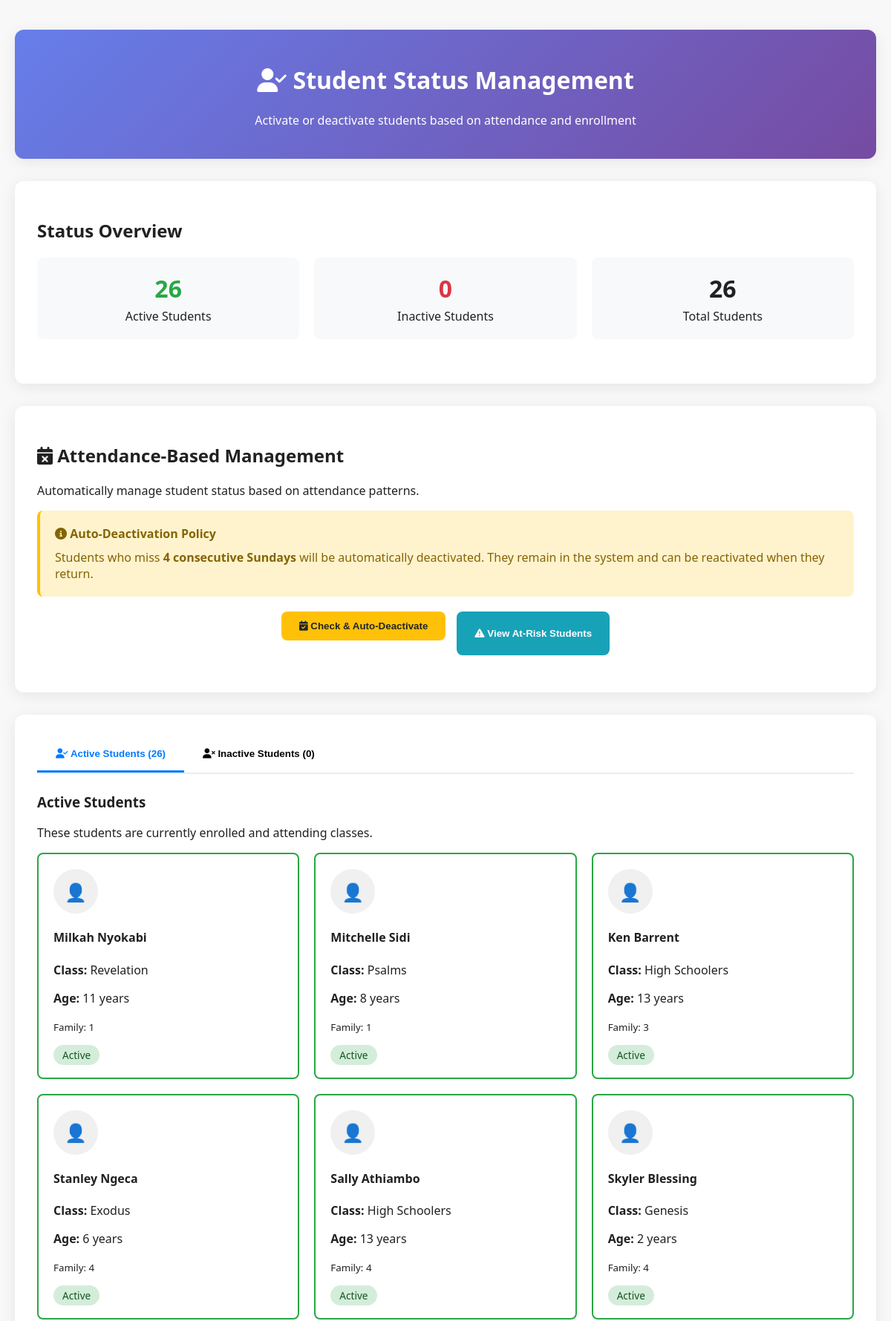
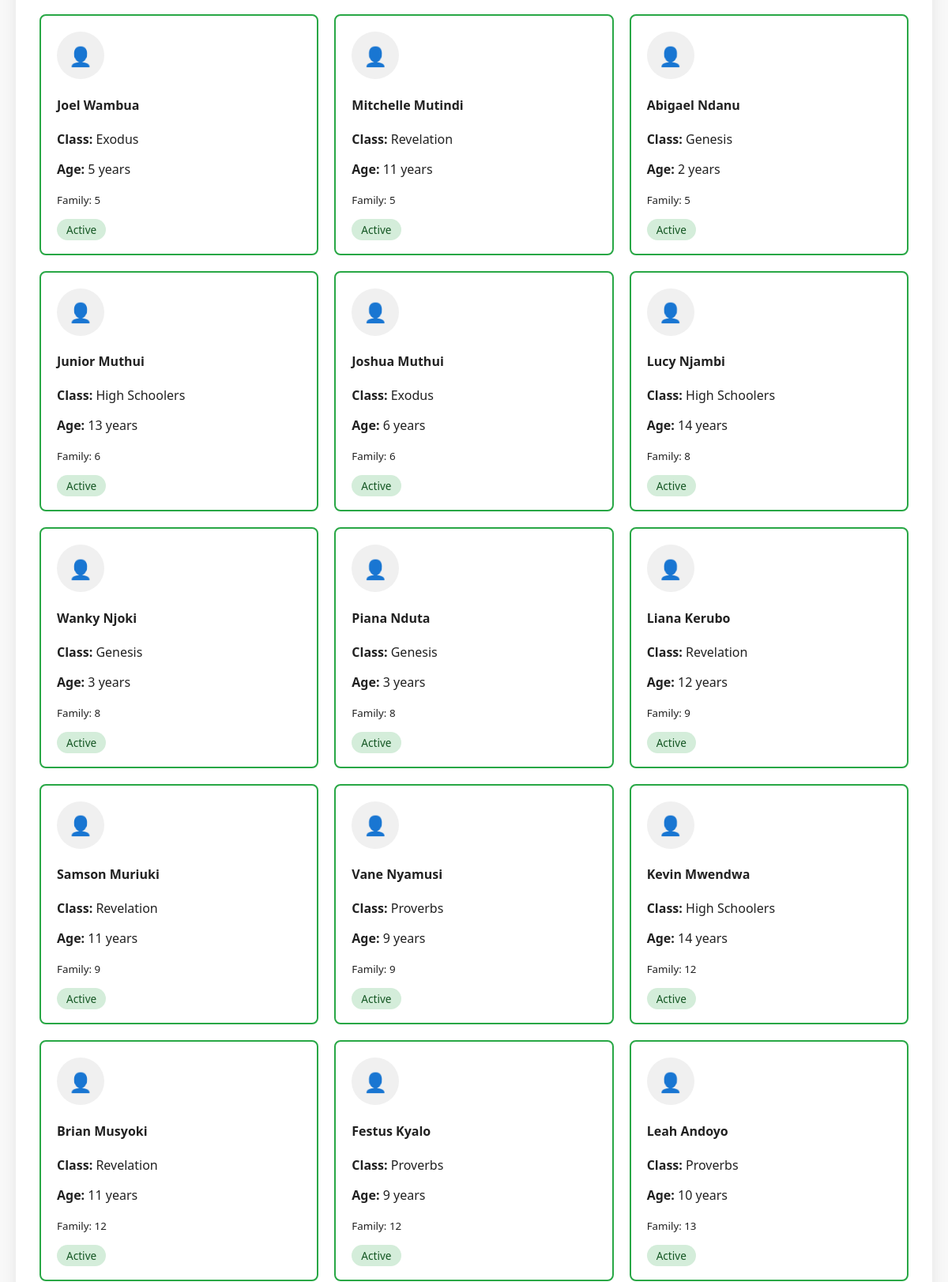
The app's page /manage_status (signed in, upper part) with its own data (2 pictures, top to bottom).
### app.py (models this page shows)
class Student(db.Model):
    id = db.Column(db.Integer, primary_key=True)
    name = db.Column(db.String(100), nullable=False)
    dob = db.Column(db.String(20), nullable=False)
    parent = db.Column(db.String(100))
    contact = db.Column(db.String(50))
    student_class = db.Column(db.String(50))
    status = db.Column(db.String(10), default="active")
    deletion_requested = db.Column(db.Boolean, default=False)
    profile_image = db.Column(db.String(200))  # Store image filename
    family_id = db.Column(db.String(50))  # For grouping family members

### app.py (the view, shortened to what this page needs)
@app.route('/manage_status', methods=['GET', 'POST'])
def manage_status():
    if not session.get("role") == "admin":
        flash("Access denied.", "danger")
        return redirect(url_for("dashboard"))
    students = Student.query.all()
    active_students = [s for s in students if s.status == 'active']
    inactive_students = [s for s in students if s.status == 'inactive']
    return render_template("manage_status.html",
                         active_students=active_students,
                         inactive_students=inactive_students)

### app.py (called while the page is built)
@app.context_processor
def inject_now():
    return {'now': datetime.now}

@app.context_processor
def utility_functions():
    def attendance_present(student_id, sunday):
        record = Attendance.query.filter_by(student_id=student_id, date=sunday).first()
        return record.present if record else False
    return dict(attendance_present=attendance_present)

### templates/manage_status.html (shortened to what this page needs)
<!DOCTYPE html>
<html lang="en">
<head>
    <link rel="stylesheet" href="{{ url_for('static', filename='css/styles.css') }}">
    <link rel="stylesheet" href="https://cdnjs.cloudflare.com/ajax/libs/font-awesome/6.5.0/css/all.min.css">
</head>
<body>
    <div class="status-container">
        <div class="status-card">
            <div class="card-header">
                <h1><i class="fas fa-user-check"></i> Student Status Management</h1>
                <p>Activate or deactivate students based on attendance and enrollment</p>
            </div>
        </div>
        <div class="status-card">
            <div class="card-content">
                <h2>Status Overview</h2>
                <div class="summary-stats">
                    <div class="stat-card">
                        <div class="stat-number stat-active">{{ active_students|length }}</div>
                        <div>Active Students</div>
                    </div>
                    <div class="stat-card">
                        <div class="stat-number stat-inactive">{{ inactive_students|length }}</div>
                        <div>Inactive Students</div>
                    </div>
                    <div class="stat-card">
                        <div class="stat-number">{{ (active_students|length + inactive_students|length) }}</div>
                        <div>Total Students</div>
                    </div>
                </div>
            </div>
        </div>
        <div class="status-card">
            <div class="card-content">
                <h2><i class="fas fa-calendar-times"></i> Attendance-Based Management</h2>
                <p>Automatically manage student status based on attendance patterns.</p>
                <div style="background: #fff3cd; padding: 20px; border-radius: 8px; margin-bottom: 20px; border-left: 4px solid #ffc107;">
                    <h4 style="margin: 0 0 10px 0; color: #856404;">
                        <i class="fas fa-info-circle"></i> Auto-Deactivation Policy
                    </h4>
                    <p style="margin: 0; color: #856404;">
                        Students who miss <strong>4 consecutive Sundays</strong> will be automatically deactivated.
                        They remain in the system and can be reactivated when they return.
                    </p>
                </div>
                <div style="display: flex; gap: 15px; justify-content: center; margin-bottom: 20px;">
                    <form method="POST" action="{{ url_for('check_attendance_deactivation') }}" style="display: inline;">
                        <button type="submit" class="btn btn-warning">
                            <i class="fas fa-calendar-check"></i> Check & Auto-Deactivate
                        </button>
                    </form>
                    <button onclick="checkAtRiskStudents()" class="btn btn-info">
                        <i class="fas fa-exclamation-triangle"></i> View At-Risk Students
                    </button>
                </div>
            </div>
        </div>
        <div class="status-card">
            <div class="card-content">
                <div class="status-tabs">
                    <button class="tab-btn active" onclick="showTab('active', this)">
                        <i class="fas fa-user-check"></i> Active Students ({{ active_students|length }})
                    </button>
                    <button class="tab-btn" onclick="showTab('inactive', this)">
                        <i class="fas fa-user-times"></i> Inactive Students ({{ inactive_students|length }})
                    </button>
                </div>
                <form method="POST" id="statusForm">
                    <div id="active-tab" class="tab-content active">
                        <h3>Active Students</h3>
                        <p>These students are currently enrolled and attending classes.</p>
                        {% if active_students %}
                        <div class="student-grid">
                            {% for student in active_students %}
                            <div class="student-card active-student" onclick="toggleStudent(this, {{ student.id }})">
                                {% if student.profile_image %}
                                    <img src="{{ url_for('static', filename='uploads/profiles/' + student.profile_image) }}"
                                         alt="{{ student.name }}" class="student-photo">
                                {% else %}
                                    <div class="default-avatar">👤</div>
                                {% endif %}
                                <h4>{{ student.name }}</h4>
                                <p><strong>Class:</strong> {{ student.student_class }}</p>
                                <p><strong>Age:</strong> {{ (2024 - student.dob.split('-')[0]|int) }} years</p>
                                {% if student.family_id %}
                                <p><small>Family: {{ student.family_id }}</small></p>
                                {% endif %}
                                <span class="status-badge status-active">Active</span>
                            </div>
                            {% endfor %}
                        </div>
                        {% else %}
                        <div style="text-align: center; padding: 40px; color: #666;">
                            <i class="fas fa-user-plus" style="font-size: 3rem; margin-bottom: 15px;"></i>
                            <h3>No Active Students</h3>
                            <p>All students are currently inactive.</p>
                        </div>
                        {% endif %}
                    </div>
                </form>
            </div>
        </div>
    </div>
</body>
</html>

### static/css/styles.css (style rules this page uses)
body { font-family: 'Segoe UI', sans-serif; margin: 0; padding: 0; background-color: #f8f8f8; color: #212121; }
form { margin-bottom: 20px; }

### templates/manage_status.html (style rules this page uses)
.status-container { max-width: 1200px; margin: 20px auto; padding: 20px; }
.status-card { background: white; border-radius: 12px; box-shadow: 0 4px 20px rgba(0,0,0,0.08); margin-bottom: 30px; overflow: hidden; }
.card-header { background: linear-gradient(135deg, #667eea 0%, #764ba2 100%); color: white; padding: 25px; text-align: center; }
.card-content { padding: 30px; }
.status-tabs { display: flex; border-bottom: 2px solid #e9ecef; margin-bottom: 25px; }
.tab-btn { padding: 15px 25px; border: none; background: none; cursor: pointer; font-weight: 600; border-bottom: 3px solid transparent; transition: all 0.3s; }
.tab-btn.active { color: #007bff; border-bottom-color: #007bff; }
.tab-content { display: none; }
.tab-content.active { display: block; }
.student-grid { display: grid; grid-template-columns: repeat(auto-fill, minmax(300px, 1fr)); gap: 20px; margin-bottom: 25px; }
.student-card { border: 2px solid #e9ecef; border-radius: 8px; padding: 20px; transition: all 0.3s; cursor: pointer; }
.student-card.active-student { border-color: #28a745; }
.default-avatar { width: 60px; height: 60px; border-radius: 50%; background: #f0f0f0; display: flex; align-items: center; justify-content: center; font-size: 24px; margin-bottom: 15px; }
.status-badge { padding: 4px 12px; border-radius: 20px; font-size: 0.85rem; font-weight: 500; }
.status-active { background: #d4edda; color: #155724; }
.btn { padding: 12px 24px; border-radius: 8px; border: none; font-weight: 600; cursor: pointer; transition: all 0.3s; text-decoration: none; display: inline-block; }
.btn-warning { background: #ffc107; color: #212529; }
.btn-info { background: #17a2b8; color: white; }
.summary-stats { display: grid; grid-template-columns: repeat(auto-fit, minmax(200px, 1fr)); gap: 20px; margin-bottom: 30px; }
.stat-card { background: #f8f9fa; padding: 20px; border-radius: 8px; text-align: center; }
.stat-number { font-size: 2rem; font-weight: bold; margin-bottom: 5px; }
.stat-active { color: #28a745; }
.stat-inactive { color: #dc3545; }

### records on screen
Student: name "Milkah Nyokabi", student_class "Revelation", dob "11", family_id "1"
Student: name "Mitchelle Sidi", student_class "Psalms", dob "8", family_id "1"
Student: name "Ken Barrent", student_class "High Schoolers", dob "13", family_id "3"
Student: name "Stanley Ngeca", student_class "Exodus", dob "6", family_id "4"
Student: name "Sally Athiambo", student_class "High Schoolers", dob "13", family_id "4"
Student: name "Skyler Blessing", student_class "Genesis", dob "2", family_id "4"
Student: name "Joel Wambua", student_class "Exodus", dob "5", family_id "5"
Student: name "Mitchelle Mutindi", student_class "Revelation", dob "11", family_id "5"
Student: name "Abigael Ndanu", student_class "Genesis", dob "2", family_id "5"
Student: name "Junior Muthui", student_class "High Schoolers", dob "13", family_id "6"
Student: name "Joshua Muthui", student_class "Exodus", dob "6", family_id "6"
Student: name "Lucy Njambi", student_class "High Schoolers", dob "14", family_id "8"
Student: name "Wanky Njoki", student_class "Genesis", dob "3", family_id "8"
Student: name "Piana Nduta", student_class "Genesis", dob "3", family_id "8"
Student: name "Liana Kerubo", student_class "Revelation", dob "12", family_id "9"
Student: name "Samson Muriuki", student_class "Revelation", dob "11", family_id "9"
Student: name "Vane Nyamusi", student_class "Proverbs", dob "9", family_id "9"
Student: name "Kevin Mwendwa", student_class "High Schoolers", dob "14", family_id "12"
Student: name "Brian Musyoki", student_class "Revelation", dob "11", family_id "12"
Student: name "Festus Kyalo", student_class "Proverbs", dob "9", family_id "12"
Student: name "Leah Andoyo", student_class "Proverbs", dob "10", family_id "13"

### other values on screen
{{ active_students|length }} "26"
{{ inactive_students|length }} "0"
{{ (active_students|length + inactive_students|length) }} "26"
